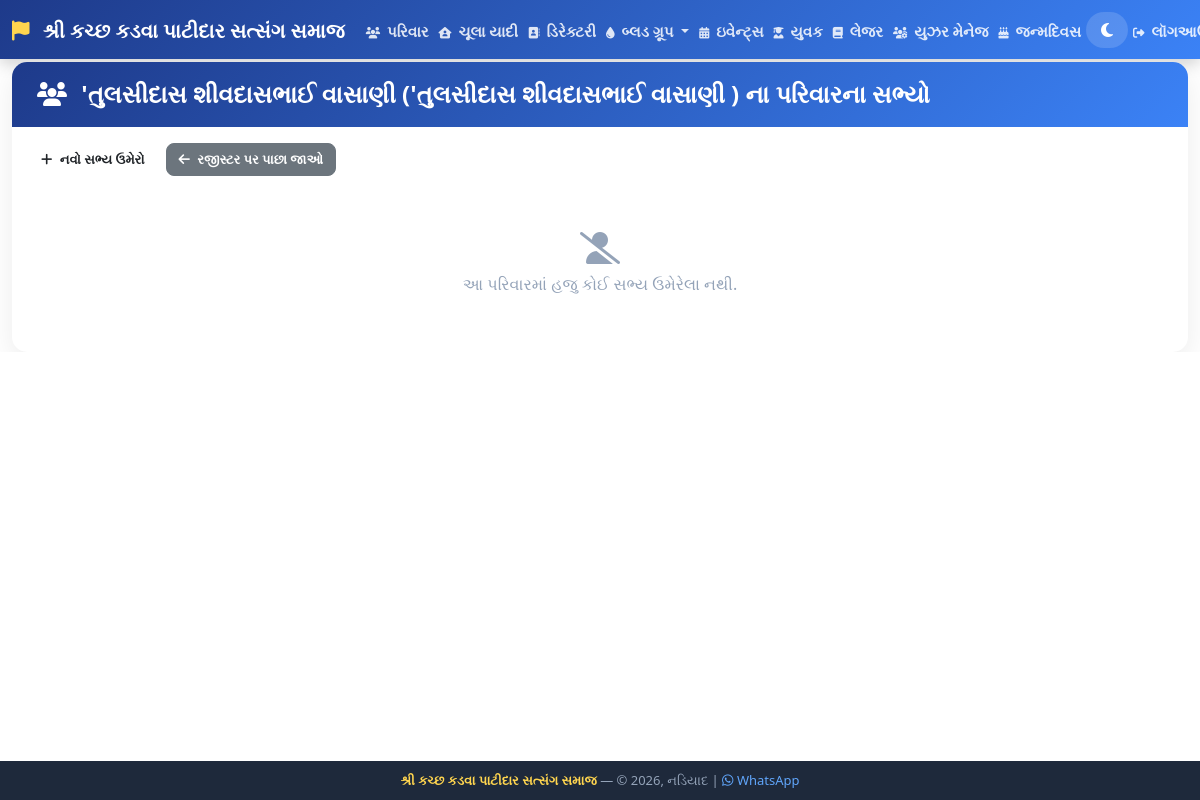
Page /family/1/members (signed in) on the committed database.
### tables this page shows
CREATE TABLE families (
        id INTEGER PRIMARY KEY AUTOINCREMENT, 
        firm_name TEXT, 
        family_name TEXT, 
        mobile TEXT, 
        address TEXT, 
        uif REAL DEFAULT 0.0
    );

### app.py (the view)
@app.route("/family/<int:family_id>/members")
def family_members(family_id):
    if not session.get("logged_in"):
        return redirect("/login")
    user_role = session.get("role")
    user_family_id = session.get("family_id")
    if user_role == "farm_head" and str(user_family_id) != str(family_id):
        return "<h3>તમને આ પરિવારના સભ્યો જોવાની પરવાનગી નથી!</h3>", 403
    conn = sqlite3.connect("samaj.db")
    cursor = conn.cursor()
    cursor.execute("""
        SELECT id, family_id, name, mobile, business_study, birth_date
        FROM family_members
        WHERE family_id=?
    """, (family_id,))
    members_raw = cursor.fetchall()
    members_data = [(m[0], m[1], m[2], m[3] if m[3] else "-", m[4] if m[4] else "-", format_date_to_indian(m[5]))
                    for m in members_raw]
    cursor.execute("SELECT family_name, firm_name FROM families WHERE id=?", (family_id,))
    family = cursor.fetchone() or ("Unknown", "Unknown")
    conn.close()
    return render_template("members.html", members=members_data, family=family, family_id=family_id)

### templates/members.html (shortened to what this page needs)
{% extends "base.html" %}
{% block content %}
<div class="card">
    <div class="card-header">
        <h4 class="mb-0"><i class="fas fa-users me-2"></i> {{ family[0] }} ({{ family[1] }}) ના પરિવારના સભ્યો</h4>
    </div>
    <div class="card-body">
        <div class="page-actions">
            <a href="/family/{{ family_id }}/add-member" class="btn btn-success-custom">
                <i class="fas fa-plus me-1"></i> નવો સભ્ય ઉમેરો
            </a>
            <a href="/families" class="btn btn-secondary">
                <i class="fas fa-arrow-left me-1"></i> રજીસ્ટર પર પાછા જાઓ
            </a>
        </div>
        {% for member in members %}
        <div class="member-row-card">
            <div class="member-row-idx">{{ loop.index }}</div>
            <div class="member-row-info">
                <div class="member-row-name">{{ member[2] }}</div>
                <div class="member-row-meta">
                    <span>📱 {{ member[3] }}</span>
                    <span>🎓 {{ member[4] }}</span>
                    <span>🎂 {{ member[5] }}</span>
                </div>
            </div>
            <div class="member-row-actions">
                <a href="/family/{{ family_id }}/edit-member/{{ member[0] }}" class="act-edit-mr" title="એડિટ"><i class="fas fa-edit"></i></a>
                <a href="/family/{{ family_id }}/delete-member/{{ member[0] }}" class="act-delete-mr" title="કાઢો" onclick="return confirm('શું તમે ખરેખર આ સભ્યને ડીલીટ કરવા માંગો છો?');"><i class="fas fa-trash"></i></a>
            </div>
        </div>
        {% else %}
        <div class="empty-state">
            <i class="fas fa-user-slash fa-2x d-block mb-2"></i>
            આ પરિવારમાં હજુ કોઈ સભ્ય ઉમેરેલા નથી.
        </div>
        {% endfor %}
    </div>
</div>
{% endblock %}

### templates/base.html (style rules this page uses)
html, body { width: 100% !important; overflow-x: hidden !important; margin: 0 !important; padding: 0 !important; }
body { font-family: 'Segoe UI', Tahoma, Geneva, Verdana, sans-serif; padding-bottom: 60px; transition: all 0.3s; }
.card { border-radius: 15px; box-shadow: 0 10px 30px rgba(0,0,0,0.08); border: none; overflow: hidden; }
.card-header { background: linear-gradient(135deg, #1e3a8a, #3b82f6); color: white; padding: 18px 25px; border-bottom: none; }
.card-header h4 { margin: 0; font-weight: 600; }
* { box-sizing: border-box; }
body { overflow-x: hidden !important; width: 100%; }

### templates/members.html (style rules this page uses)
* { box-sizing: border-box; }
.page-actions { display: flex; gap: 8px; flex-wrap: wrap; margin-bottom: 16px; }
.page-actions .btn { border-radius: 8px; font-weight: 600; font-size: 13px; }
.empty-state { text-align: center; padding: 40px 20px; color: #94a3b8; }

### rows in the picture
families: family_name "'તુલસીદાસ શીવદાસભાઈ વાસાણી", firm_name "'તુલસીદાસ શીવદાસભાઈ વાસાણી"
